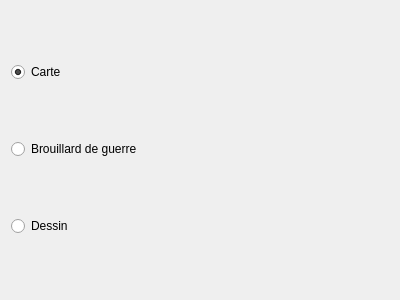
<?xml version="1.0" encoding="UTF-8"?>
<ui version="4.0">
 <class>EditSelectionWidget</class>
 <widget class="QWidget" name="EditSelectionWidget">
  <property name="geometry">
   <rect>
    <x>0</x>
    <y>0</y>
    <width>400</width>
    <height>300</height>
   </rect>
  </property>
  <property name="windowTitle">
   <string>Form</string>
  </property>
  <layout class="QVBoxLayout" name="verticalLayout">
   <item>
    <widget class="QRadioButton" name="m_MapEdit">
     <property name="text">
      <string>Carte</string>
     </property>
     <property name="checked">
      <bool>true</bool>
     </property>
     <attribute name="buttonGroup">
      <string notr="true">m_EditGroup</string>
     </attribute>
    </widget>
   </item>
   <item>
    <widget class="QRadioButton" name="m_FowEdit">
     <property name="text">
      <string>Brouillard de guerre</string>
     </property>
     <property name="checked">
      <bool>false</bool>
     </property>
     <attribute name="buttonGroup">
      <string notr="true">m_EditGroup</string>
     </attribute>
    </widget>
   </item>
   <item>
    <widget class="QRadioButton" name="m_DrawingEdit">
     <property name="text">
      <string>Dessin</string>
     </property>
     <property name="checkable">
      <bool>true</bool>
     </property>
     <property name="checked">
      <bool>false</bool>
     </property>
     <attribute name="buttonGroup">
      <string notr="true">m_EditGroup</string>
     </attribute>
    </widget>
   </item>
  </layout>
 </widget>
 <resources/>
 <connections/>
 <buttongroups>
  <buttongroup name="m_EditGroup">
   <property name="exclusive">
    <bool>true</bool>
   </property>
  </buttongroup>
 </buttongroups>
</ui>
